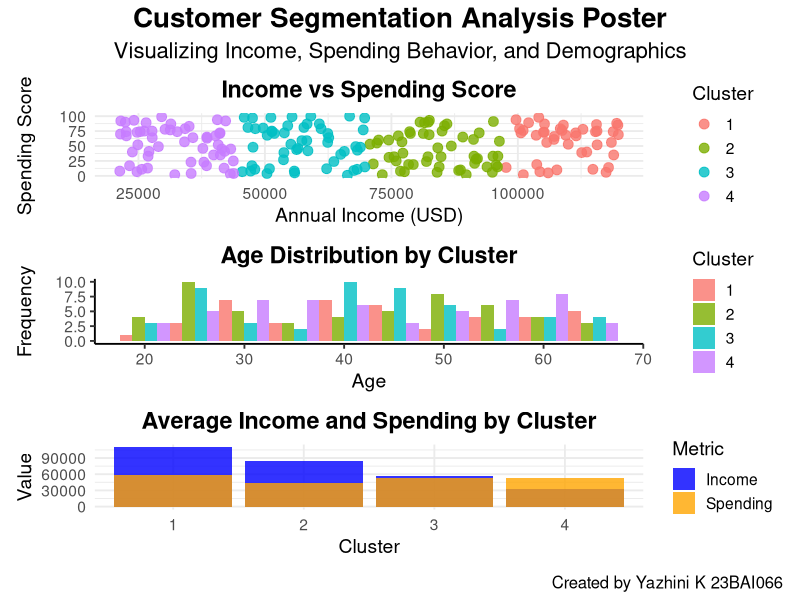
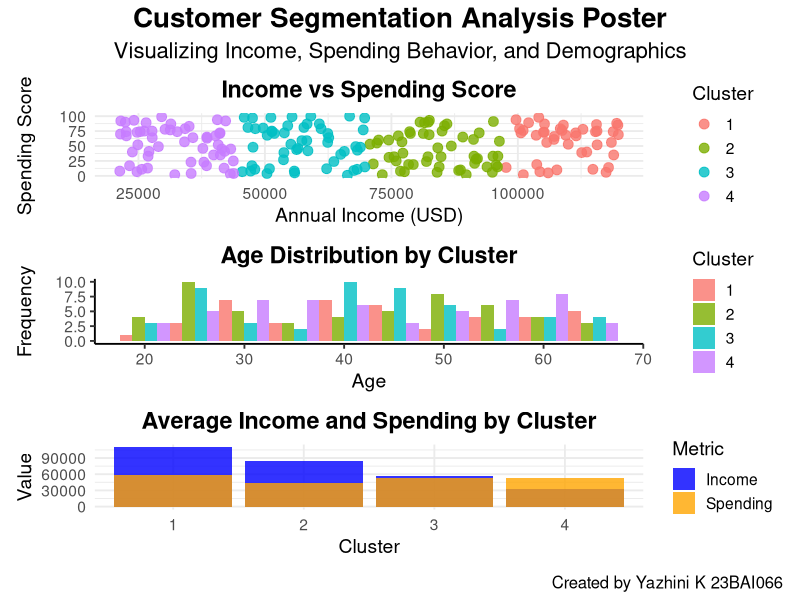

Write the R code that produced these figures, in order.
# Load Required Libraries 
library(ggplot2) 
library(cluster) 
library(dplyr) 
library(patchwork) 

# Simulated Customer Data 
set.seed(123) 
customer_data <- data.frame( 
  customer_id = 1:200, 
  age = sample(18:65, 200, replace = TRUE), 
  annual_income = sample(20000:120000, 200, replace = TRUE), 
  spending_score = sample(1:100, 200, replace = TRUE) 
) 

# K-Means Clustering 
set.seed(123) 
customer_clusters <- kmeans(customer_data[, c("annual_income", "spending_score")], centers = 4, nstart = 25) 

# Add Cluster Labels to Data 
customer_data$cluster <- as.factor(customer_clusters$cluster) 

# 1. Scatter Plot: Income vs Spending Score 
income_spending_plot <- ggplot(customer_data, aes(x = annual_income, y = spending_score, color = cluster)) + 
  geom_point(size = 3, alpha = 0.8) + 
  labs( 
    title = "Income vs Spending Score", 
    x = "Annual Income (USD)", 
    y = "Spending Score", 
    color = "Cluster" 
  ) + 
  theme_minimal(base_size = 14) + 
  theme(plot.title = element_text(face = "bold", hjust = 0.5)) 

# 2. Age Distribution by Cluster 
age_distribution_plot <- ggplot(customer_data, aes(x = age, fill = cluster)) + 
  geom_histogram(binwidth = 5, position = "dodge", alpha = 0.8) + 
  labs( 
    title = "Age Distribution by Cluster", 
    x = "Age", 
    y = "Frequency", 
    fill = "Cluster" 
  ) + 
  theme_classic(base_size = 14) + 
  theme(plot.title = element_text(face = "bold", hjust = 0.5)) 

# 3. Average Income and Spending by Cluster 
cluster_summary <- customer_data %>% 
  group_by(cluster) %>% 
  summarize( 
    avg_income = mean(annual_income), 
    avg_spending = mean(spending_score) 
  ) 

summary_plot <- ggplot(cluster_summary, aes(x = cluster)) + 
  geom_bar(aes(y = avg_income, fill = "Income"), stat = "identity", alpha = 0.8) + 
  geom_bar(aes(y = avg_spending * 1000, fill = "Spending"), stat = "identity", alpha = 0.8, position = position_dodge()) + 
  scale_fill_manual(values = c("Income" = "blue", "Spending" = "orange")) + 
  labs( 
    title = "Average Income and Spending by Cluster", 
    x = "Cluster", 
    y = "Value", 
    fill = "Metric" 
  ) + 
  theme_minimal(base_size = 14) + 
  theme(plot.title = element_text(face = "bold", hjust = 0.5)) 

# Combine Plots Using Patchwork 
customer_poster <- ( 
  income_spending_plot /  
  age_distribution_plot /  
  summary_plot 
) + 
  plot_annotation( 
    title = "Customer Segmentation Analysis Poster", 
    subtitle = "Visualizing Income, Spending Behavior, and Demographics", 
    caption = "Created by Yazhini K 23BAI066", 
    theme = theme( 
      plot.title = element_text(size = 20, face = "bold", hjust = 0.5), 
      plot.subtitle = element_text(size = 16, hjust = 0.5), 
      plot.caption = element_text(size = 12, hjust = 1) 
    ) 
  ) 

# Display the Poster 
print(customer_poster) 

# Save the Poster as an Image 
ggsave("Customer_Segmentation_Poster.png", plot = customer_poster, width = 12, height = 16, dpi = 300)
